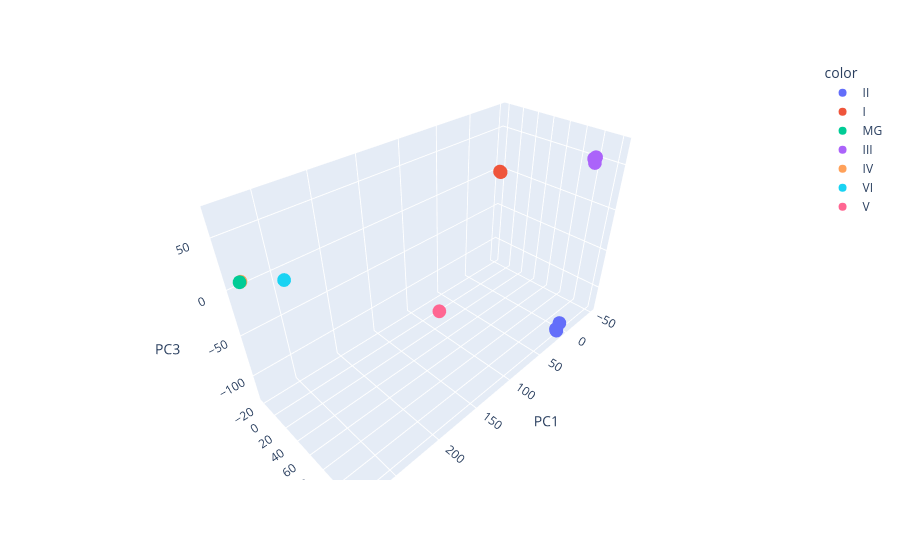

The code cell stored with this chart in its notebook:
### Markdown cell above
### **2.4.2 (3D) Plots**

### Code cell
fig = px.scatter_3d(X_pca, x=X_pca['PC1'], y=X_pca['PC2'], z=X_pca['PC3'], color=y)
fig.show()
